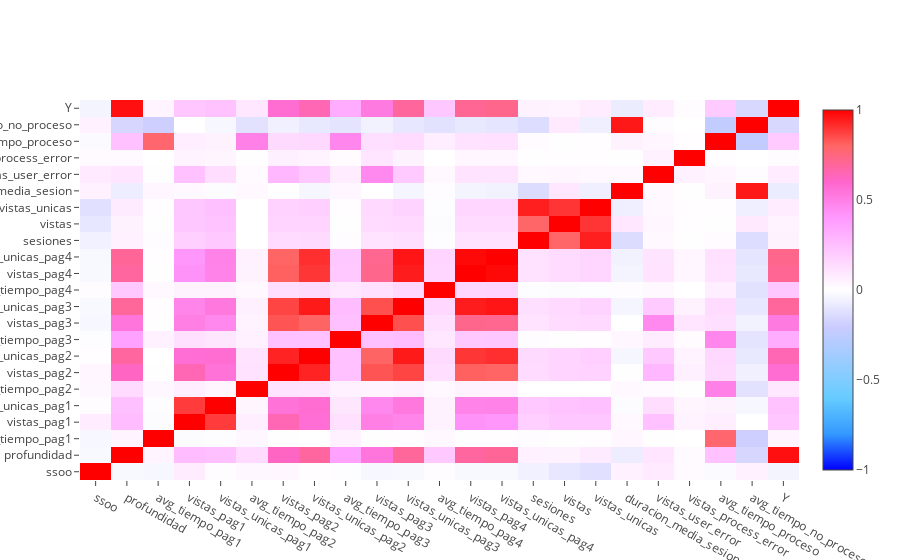

Notebook source saved alongside this figure:
### Code cell
# Con pyplot https://plot.ly/python/heatmaps/
corr = (df[df.columns[1:]]).corr()
corr = corr.values.tolist()

axis = df.columns[1:]
axis = axis.tolist()

trace = (go.Heatmap(z=corr, x=axis, y=axis, colorscale=[[0, "rgb(0,0,255)"], [0.1, "rgb(51,153,255)"],
                                                        [0.2, "rgb(102,204,255)"], [0.3, "rgb(153,204,255)"],
                                                        [0.4, "rgb(204,204,255)"], [0.5, "rgb(255,255,255)"],
                                                        [0.6, "rgb(255,204,255)"], [0.7, "rgb(255,153,255)"],
                                                        [0.8, "rgb(255,102,204)"], [0.9, "rgb(255,102,102)"],
                                                        [1, "rgb(255,0,0)"]], zmax=1, zmin=-1))

data=[trace]

py.iplot(data, filename='basic-heatmap')

### Figure 1 — Plotly figure (JSON) as saved in the notebook; plotly's stock layout.template omitted (floating-point values rounded to 4 significant figures; data arrays with more than 128 entries replaced by an {"elided": "..."} marker saying what was removed)
{"data": [{"colorscale": [[0, "rgb(0,0,255)"], [0.1, "rgb(51,153,255)"], [0.2, "rgb(102,204,255)"], [0.3, "rgb(153,204,255)"], [0.4, "rgb(204,204,255)"], [0.5, "rgb(255,255,255)"], [0.6, "rgb(255,204,255)"], [0.7, "rgb(255,153,255)"], [0.8, "rgb(255,102,204)"], [0.9, "rgb(255,102,102)"], [1, "rgb(255,0,0)"]], "type": "heatmap", "x": ["ssoo", "profundidad", "avg_tiempo_pag1", "vistas_pag1", "vistas_unicas_pag1", "avg_tiempo_pag2", "vistas_pag2", "vistas_unicas_pag2", "avg_tiempo_pag3", "vistas_pag3", "vistas_unicas_pag3", "avg_tiempo_pag4", "vistas_pag4", "vistas_unicas_pag4", "sesiones", "vistas", "vistas_unicas", "duracion_media_sesion", "vistas_user_error", "vistas_process_error", "avg_tiempo_proceso", "avg_tiempo_no_proceso", "Y"], "y": ["ssoo", "profundidad", "avg_tiempo_pag1", "vistas_pag1", "vistas_unicas_pag1", "avg_tiempo_pag2", "vistas_pag2", "vistas_unicas_pag2", "avg_tiempo_pag3", "vistas_pag3", "vistas_unicas_pag3", "avg_tiempo_pag4", "vistas_pag4", "vistas_unicas_pag4", "sesiones", "vistas", "vistas_unicas", "duracion_media_sesion", "vistas_user_error", "vistas_process_error", "avg_tiempo_proceso", "avg_tiempo_no_proceso", "Y"], "z": {"elided": "23x23 float values"}, "zmax": 1, "zmin": -1}], "layout": {}}
